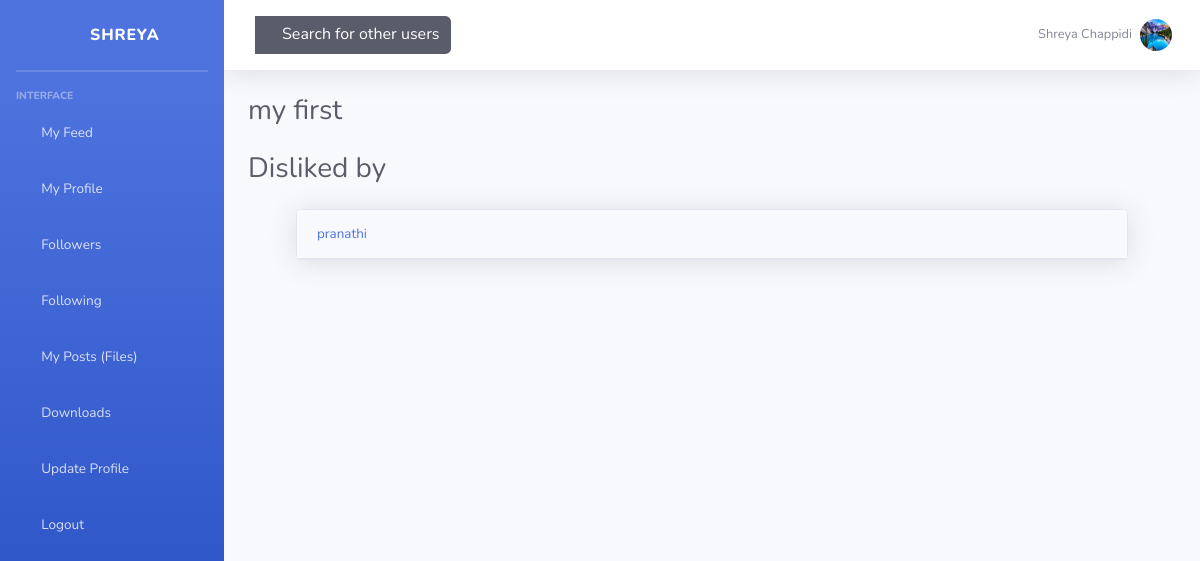
The app's page /others/post/9/dislikers/ (signed in) with its own data.
### user_page/models.py (models this page shows, shortened)
class UserProfile(models.Model):
    user = models.OneToOneField(User,on_delete=models.CASCADE, null=True, blank=True)
    phone_no = models.CharField(max_length = 20, blank=True)
    first_name = models.CharField(max_length = 20, blank=True)
    last_name = models.CharField(max_length = 20, blank=True)
    image = models.ImageField(upload_to='profile_pics/')
    created_at = models.DateTimeField(auto_now=True)

### files/models.py (models this page shows, shortened)
class DocumentPost(models.Model):
    author = models.ForeignKey('auth.User', on_delete=models.DO_NOTHING)
    title = models.CharField(max_length=200)
    description = models.CharField(max_length=255, blank=True)
    document = models.FileField(upload_to='documents/')
    uploaded_at = models.DateTimeField(default=timezone.now)
    published_date = models.DateTimeField(blank=True, null=True)
    likes= models.IntegerField(default=0)
    dislikes= models.IntegerField(default=0)

class Dislike(models.Model):
    post = models.ForeignKey('files.DocumentPost', related_name='disliked_post', on_delete=models.CASCADE)
    user = models.ForeignKey('auth.User', related_name='disliker', on_delete=models.DO_NOTHING)
    date_created = models.DateTimeField(auto_now_add=True)

### others/views.py (the view)
# urls.py: url(r'^post/(?P<pk>\d+)/dislikers/$', views.DislikersListView, name='dislikers'),
@login_required
def DislikersListView(request, pk):
    context = {}
    for pr in UserProfile.objects.all():
        if pr.user == request.user:
            context['profile'] = UserProfile.objects.get(user=request.user)
            break
    post = get_object_or_404(DocumentPost, id=pk)
    context['dislikers'] = Dislike.objects.filter(post=post)
    context['title'] = post.title
    return render(request, 'others/dislikers.html', context)

### others/templates/others/dislikers.html
{% extends 'user_page/base.html' %}
{% block fine %}
<div class="d-sm-flex align-items-center justify-content-between mb-4">
    <h1 class="h3 mb-0 text-gray-800">{{title}}</h1>
</div>
<div class="d-sm-flex align-items-center justify-content-between mb-4">
    <h1 class="h3 mb-0 text-gray-800">Disliked by</h1>
</div>
<div class="container">
    {% for disliker in dislikers %}
    <div class="container">
        <div class="card shadow mb-4">
          <div class="card-header py-3 d-flex flex-row align-items-center justify-content-between">
            {% if disliker.user == user %}
            <h3 class="m-0 text-xs font-weight text-info"><a href="{% url 'user_page:myprofile' pk=user.pk %}"><big>{{ disliker.user.username }}</big></a></h3>
            {% else %}
            <h3 class="m-0 text-xs font-weight text-info"><a href="{% url 'others:dashboard' uname=disliker.user.username %}"><big>{{ disliker.user.username }}</big></a></h3>
            {% endif %}
          </div>
        </div>
    </div>
    {% endfor %}
</div>
{% endblock %}

### user_page/templates/user_page/base.html (shortened to what this page needs)
<!DOCTYPE html>
{% load static %}
<html lang="en">
<head>
    <link href="{% static 'vendor/fontawesome-free/css/all.min.css' %}" rel="stylesheet" type="text/css">
    <link href="{% static 'css/sb-admin-2.min.css' %}" rel="stylesheet">
</head>
<body id="page-top">
    {% if user.is_authenticated %}
    <div id="wrapper">
        <ul class="navbar-nav bg-gradient-primary sidebar sidebar-dark accordion" id="accordionSidebar">
            <div class="sidebar-brand d-flex align-items-center justify-content-center" >
                <div class="sidebar-brand-icon rotate-n-15">
                    <i class="fas fa-laugh-wink"></i>
                </div>
                <div class="sidebar-brand-text mx-3">{{user.username}}</div>
            </div>
            <hr class="sidebar-divider my-0">
            <hr class="sidebar-divider">
            <div class="sidebar-heading">Interface</div>
            <li class="nav-item">
              <a class="nav-link collapsed" href="{% url 'user_page:userdashboard' pk=user.id %}"
               data-toggle="collapse" data-target="#collapseTwo"
               aria-expanded="true" aria-controls="collapseTwo">
               <span>My Feed</span>
             </a>
            </li>
            <li class="nav-item">
              <a class="nav-link collapsed" href="{% url 'user_page:myprofile' pk=user.id %}"
               data-toggle="collapse" data-target="#collapseTwo"
               aria-expanded="true" aria-controls="collapseTwo">
               <span>My Profile</span>
             </a>
            </li>
            <li class="nav-item">
              <a class="nav-link collapsed" href="{% url 'user_page:followers' username=user.username %}"
               data-toggle="collapse" data-target="#collapseTwo"
               aria-expanded="true" aria-controls="collapseTwo">
               <i class="fas fa-fw fa-male"></i>
               <span>Followers</span>
              </a>
            </li>
            <li class="nav-item">
              <a class="nav-link collapsed" href="{% url 'user_page:following' username=user.username %}"
               data-toggle="collapse" data-target="#collapseTwo"
               aria-expanded="true" aria-controls="collapseTwo">
               <i class="fas fa-fw fa-male"></i>
               <span>Following</span>
              </a>
            </li>
            <li class="nav-item">
             <a class="nav-link collapsed" href="{% url 'files:post_list' uname=user.username %}"
              data-toggle="collapse" data-target="#collapseUtilities"
              aria-expanded="true" aria-controls="collapseUtilities">
              <i class="fas fa-fw fa-file"></i>
              <span>My Posts (Files)</span>
            </a>
            </li>
            <li class="nav-item">
             <a class="nav-link collapsed" href="{% url 'files:download' %}"
              data-toggle="collapse" data-target="#collapseUtilities"
              aria-expanded="true" aria-controls="collapseUtilities">
              <i class="fas fa-fw fa-download"></i>
              <span>Downloads</span>
             </a>
            </li>
            <li class="nav-item">
                <a class="nav-link collapsed" href="{% url 'user_page:updateprofile' pk=user.id %}">
                    <i class="fas fa-fw fa-laptop"></i>
                    <span>Update Profile</span>
                </a>
            </li>
            <li class="nav-item">
                <a class="nav-link collapsed" href="{% url 'portal:logout' %}">
                    <span>Logout</span>
                </a>
            </li>
        </ul>
        <div id="content-wrapper" class="d-flex flex-column">
            <div id="content">
                <nav class="navbar navbar-expand navbar-light bg-white topbar mb-4 static-top shadow">
                    <div class="d-none d-sm-inline-block form-inline mr-auto ml-md-3 my-2 my-md-0 mw-100 navbar-search">
                    <div class="input-group">
                      <div class="input-group-append">
                        <a class="form-control bg-dark border-0 small btn btn-primary" href="{% url 'user_page:search' %}" aria-label="Search" aria-describedby="basic-addon2"><i class="fas fa-search fa-sm"></i> Search for other users</a>
                        </div>
                    </div>
                  </div>
                    <ul class="navbar-nav ml-auto">
                      {% if profile %}
                        <li class="nav-item dropdown no-arrow">
                            <a class="nav-link dropdown-toggle" href="{% url 'user_page:updateprofile' pk=user.id %}" id="userDropdown" role="button"
                                data-toggle="dropdown" aria-haspopup="true" aria-expanded="false">
                                <span class="mr-2 d-none d-lg-inline text-gray-600 small">{{profile.first_name}} {{profile.last_name}}</span>
                                <img src="{{profile.image.url}}" alt="profile" class="img-profile rounded-circle">
                            </a>
                        </li>
                        {% endif %}
                    </ul>
                </nav>
                <div class="container-fluid">
                    {% block fine %}
                    {% endblock %}
                </div>
            </div>
        </div>
    </div>
    {% endif %}
</body>
</html>

### records on screen
UserProfile: first_name "Shreya", last_name "Chappidi", image (picture)
DocumentPost: title "my first"
Dislike: user.username "pranathi"

### other values on screen
{{ user.username }} "SHREYA"
